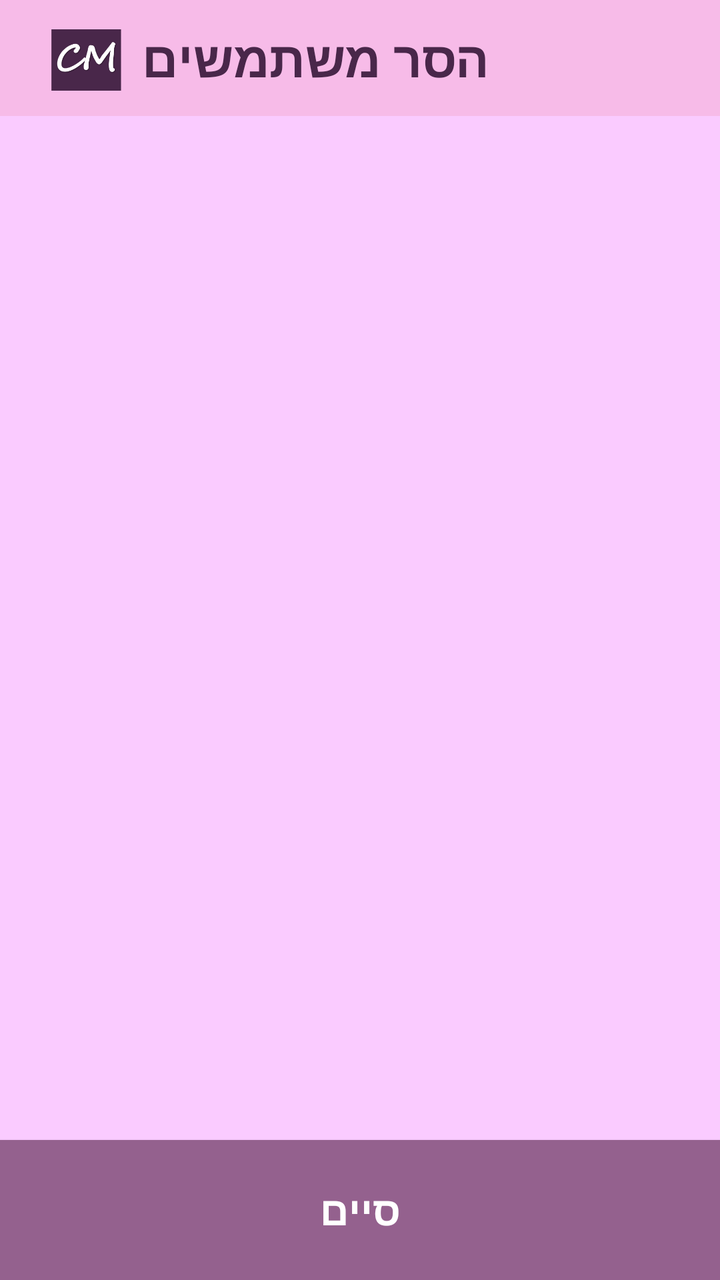
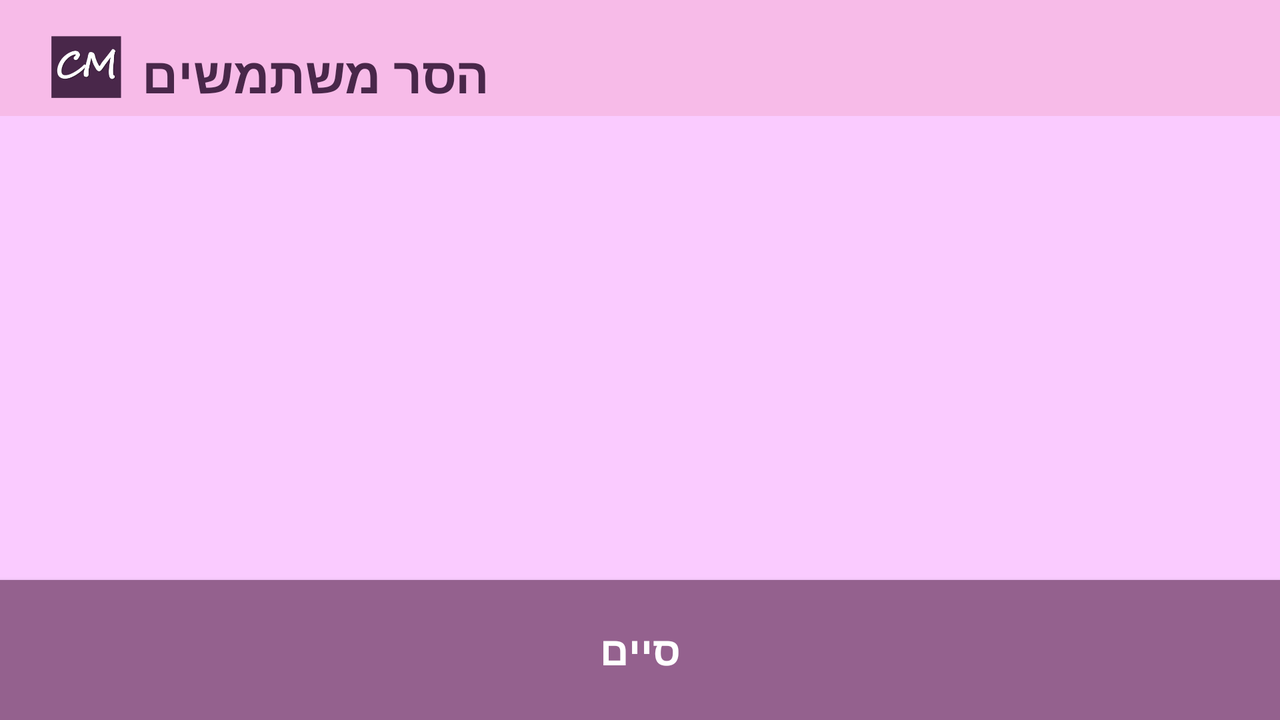

Two renders of one Android screen. The first uses the default layout on a phone; the second uses the alternative layout the repository ships for a different screen configuration, on a matching device. The two XML files are below.
<!-- AndroidManifest.xml: application theme AppTheme -->
<!-- res/layout/activity_remove_users_from_group.xml -->
<RelativeLayout xmlns:android="http://schemas.android.com/apk/res/android"
    xmlns:tools="http://schemas.android.com/tools" android:layout_width="match_parent"
    android:layout_height="match_parent"
    tools:context="com.sadna.app.checkme.activities.RemoveUsersFromGroupActivity"
    android:background="@color/holo_purple_light">

  <android.support.v7.widget.Toolbar
        android:id="@+id/toolbar"
        android:layout_width="match_parent"
        android:layout_height="58dp"
        android:background="@color/holo_pink_light"
        android:minHeight="?attr/actionBarSize"
        android:weightSum="1">

        <RelativeLayout xmlns:android="http://schemas.android.com/apk/res/android"
            android:layout_height="match_parent"
            android:layout_width="match_parent"
            android:layout_alignParentStart="true">
        <ImageView
            android:id = "@+id/logo"
            android:layout_width="55dp"
            android:contentDescription="logo_image"
            android:layout_height="55dp"
            android:src="@drawable/check_me_logo"
            android:layout_gravity="left|center"
            android:layout_marginTop="10dp"
            tools:ignore="RtlHardcoded"/>

            <TextView
                android:layout_width="wrap_content"
                android:layout_height="wrap_content"
                android:id="@+id/toolbarText"
                android:textColor="@color/holo_purple_dark"
                android:textStyle="bold"
                android:textSize="25sp"
               android:text="@string/removeUsersButton"
                android:paddingBottom="5dp"
                android:paddingTop="5dp"
                android:layout_gravity = "right|center"
                android:layout_centerVertical="true"
                android:layout_toEndOf="@+id/logo"
                tools:ignore="RtlHardcoded" />

        </RelativeLayout>
    </android.support.v7.widget.Toolbar>


    <ListView xmlns:android="http://schemas.android.com/apk/res/android"
        android:id="@+id/ListOfGroupMembers"
        android:layout_width="match_parent"
        android:layout_height="match_parent"
        android:layout_alignParentStart="true"
        android:layout_above="@+id/finish_button"
        android:layout_below="@+id/toolbar" />

    <Button
        style="@style/Base.Widget.AppCompat.Button"
        android:id="@+id/finish_button"
        android:layout_width="match_parent"
        android:layout_height="70dp"
        android:clickable="true"
        android:text="@string/finishButton"
        android:layout_gravity="right"
        android:background="@color/holo_purple_new"
        android:textColor="@color/holo_white"
        android:textStyle="bold"
        android:textSize="20sp"
        android:onClick="moveToGroupsActivity"
        android:layout_alignParentBottom="true"
        android:layout_alignParentStart="true" />

</RelativeLayout>
<!-- resources referenced by this layout -->
<resources>
  <color name="holo_pink_light">#f7bbe8</color>
  <color name="holo_purple_dark">#49274a</color>
  <color name="holo_purple_light">#facbff</color>
  <color name="holo_purple_new">#94618e</color>
  <color name="holo_white">#ffffff</color>
  <!-- drawable check_me_logo: png bitmap (drawable, 11101 bytes) -->
  <string name="finishButton">סיים</string>
  <string name="removeUsersButton">הסר משתמשים</string>
  <style name="AppTheme" parent="Theme.AppCompat.Light">
          
          <item name="android:windowNoTitle">true</item>
          <item name="windowNoTitle">true</item>
          <item name="windowActionBar">false</item>
          <item name="android:windowFullscreen">true</item>
          <item name="android:windowContentOverlay">@null</item>
          <item name="android:dialogTheme">@style/MyDialogTheme</item>
          <item name="android:datePickerStyle">@style/MyDatePicker</item>
      </style>
  <style name="MyDialogTheme" parent="android:Theme.Material.Dialog" tools:ignore="NewApi">
          <item name="android:datePickerStyle">@style/MyDatePicker</item>
      </style>
  <style name="MyDatePicker" parent="android:Widget.Material.DatePicker" tools:ignore="NewApi">
          <item name="android:datePickerMode">spinner</item>
      </style>
</resources>
<!-- res/layout-land/activity_remove_users_from_group.xml (the author's variant of the layout above) -->
<!-- drawn on the phone turned sideways -->
<RelativeLayout xmlns:android="http://schemas.android.com/apk/res/android"
    xmlns:tools="http://schemas.android.com/tools" android:layout_width="match_parent"
    android:layout_height="match_parent"
    tools:context="com.sadna.app.checkme.activities.RemoveUsersFromGroupActivity"
    android:background="@color/holo_purple_light">

    <android.support.v7.widget.Toolbar
        android:id="@+id/toolbar"
        android:layout_width="match_parent"
        android:layout_height="58dp"
        android:background="@color/holo_pink_light"
        android:minHeight="?attr/actionBarSize"
        android:weightSum="1"
        android:layout_alignParentTop="true"
        android:layout_alignParentStart="true">

        <ImageView
            android:layout_width="55dp"
            android:contentDescription="logo_image"
            android:layout_height="55dp"
            android:src="@drawable/check_me_logo"
            android:layout_gravity="left|center"
            android:layout_weight="0.01"
            android:layout_marginTop="10dp" />

        <TextView
            android:layout_width="wrap_content"
            android:layout_height="wrap_content"
            android:id="@+id/toolbarText"
            android:textColor="@color/holo_purple_dark"
            android:textStyle="bold"
            android:textSize="25sp"
            android:text="@string/removeUsersButton"
            android:layout_marginTop="15dp"
            android:paddingBottom="5dp"
            android:paddingTop="5dp" />


    </android.support.v7.widget.Toolbar>


    <ListView xmlns:android="http://schemas.android.com/apk/res/android"
        android:id="@+id/ListOfGroupMembers"
        android:layout_width="match_parent"
        android:layout_height="match_parent"
        android:layout_alignParentStart="true"
        android:layout_above="@+id/finish_button"
        android:layout_below="@+id/toolbar" />

    <Button
        style="@style/Base.Widget.AppCompat.Button"
        android:id="@+id/finish_button"
        android:layout_width="match_parent"
        android:layout_height="70dp"
        android:clickable="true"
        android:text="@string/finishButton"
        android:layout_gravity="right"
        android:background="@color/holo_purple_new"
        android:textColor="@color/holo_white"
        android:textStyle="bold"
        android:textSize="20sp"
        android:onClick="moveToGroupsActivity"
        android:layout_alignParentBottom="true"
        android:layout_alignParentStart="true" />

</RelativeLayout>
